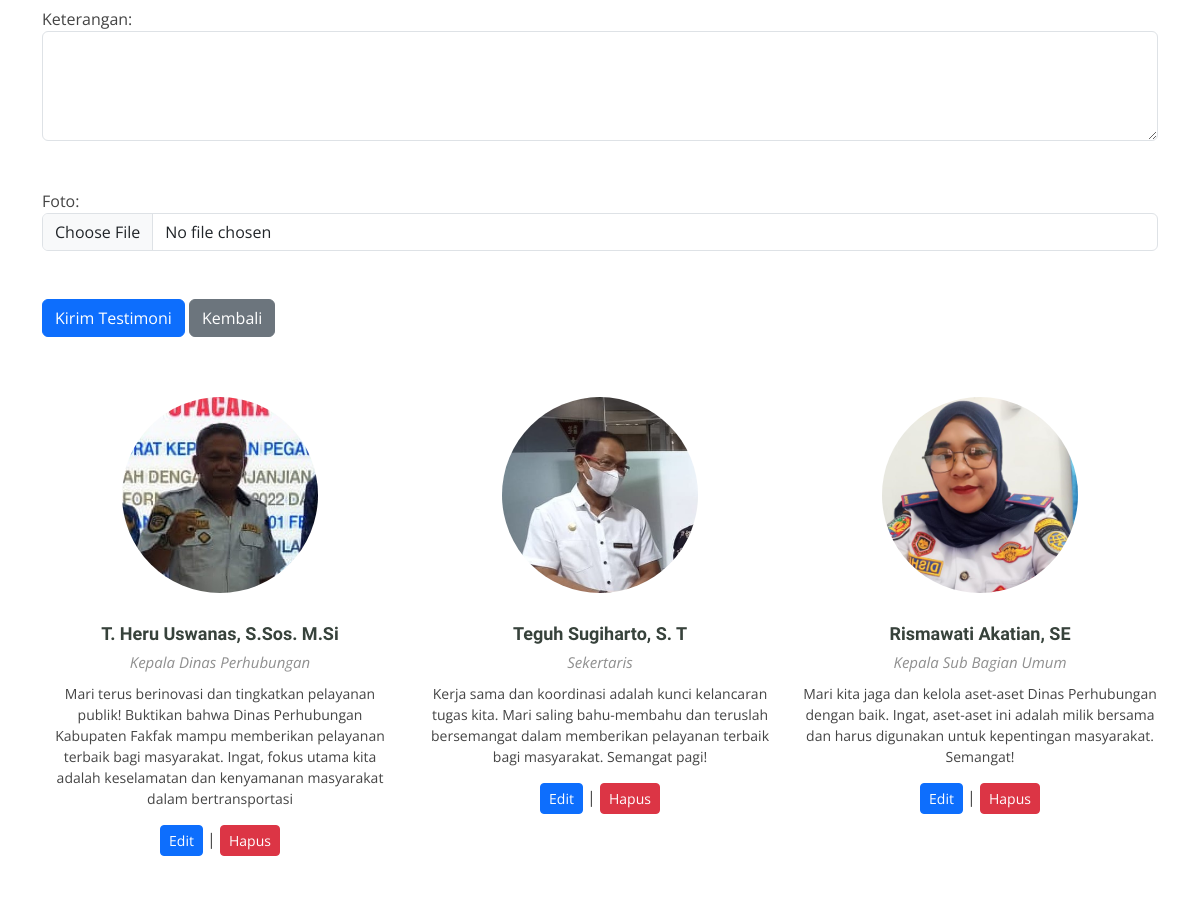
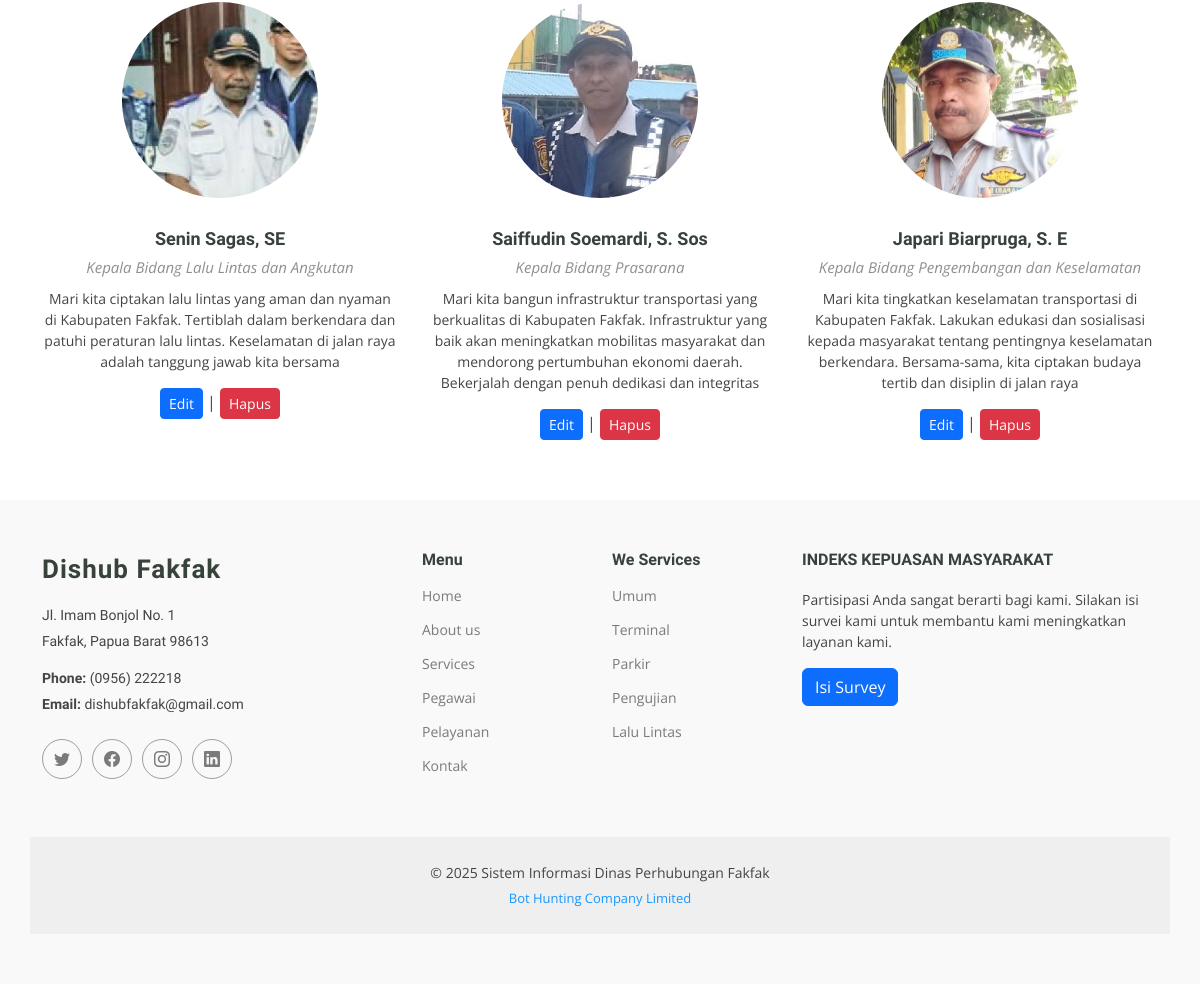
/testi_pegawai.php (lower part), run on an earlier commit of the app's database (2 pictures, top to bottom).
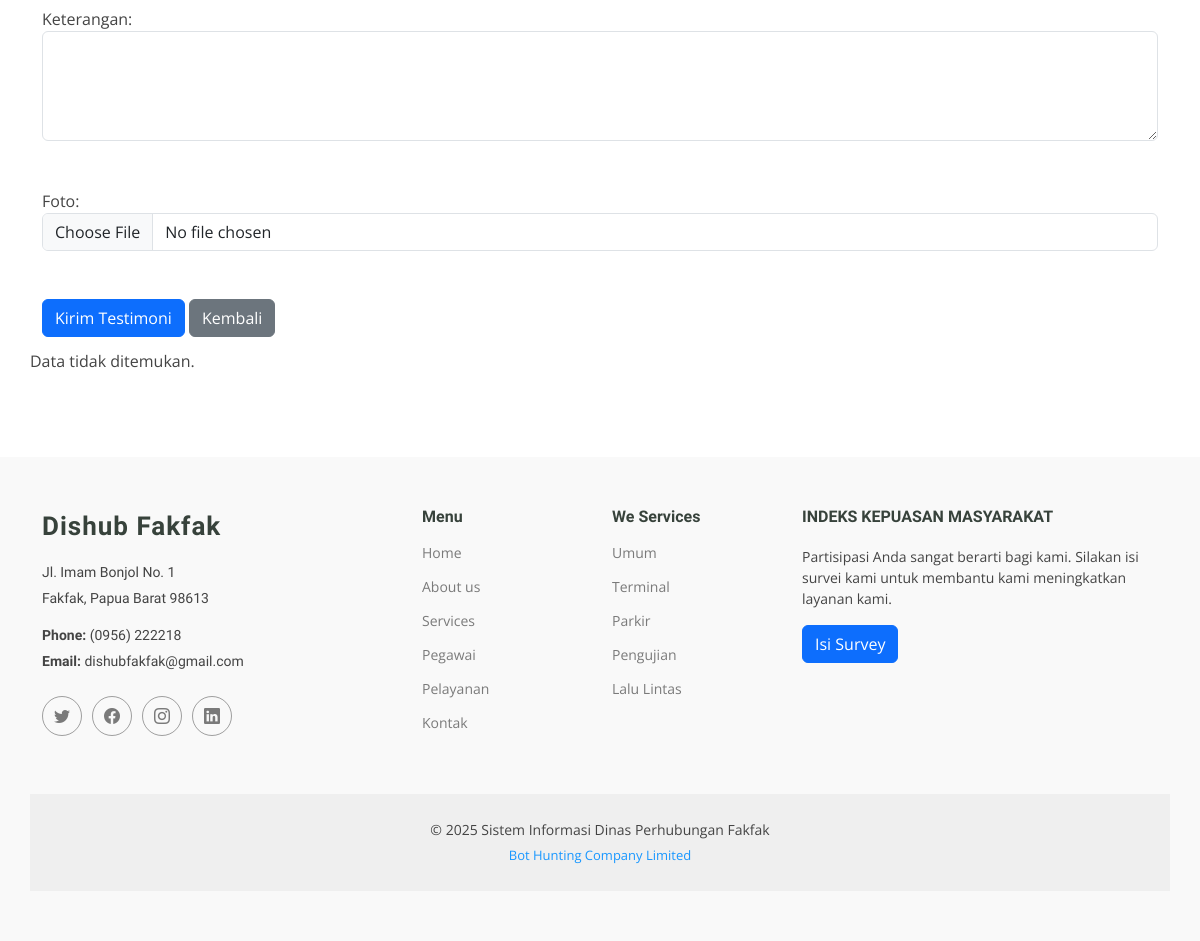
And on a later commit of the database.
### tables this page shows
CREATE TABLE `testimoni_pegawai` (
  `id` int NOT NULL,
  `nama` varchar(255) NOT NULL,
  `jabatan` varchar(255) NOT NULL,
  `keterangan` text NOT NULL,
  `foto` varchar(255) DEFAULT NULL
);

### testi_pegawai.php (the view, shortened to what this page needs)
<?php include("header.php"); ?>
<main class="main">
    <div class="container mt-5">
        <form action="proses_input_testimoni_pegawai.php" method="POST" enctype="multipart/form-data">
            <div class="form-group">
                <label for="jabatan">Jabatan:</label><br>
                <input type="text" class="form-control" id="jabatan" name="jabatan" required><br><br>
            </div>
            <div class="form-group">
                <label for="keterangan">Keterangan:</label><br>
                <textarea id="keterangan" class="form-control" name="keterangan" rows="4" required></textarea><br><br>
            </div>
            <div class="form-group">
                <label for="foto">Foto:</label><br>
                <input type="file" class="form-control" id="foto" name="foto" accept="image/*" required><br><br>
            </div>
            <div class="form-group">
                <button type="submit" class="btn btn-primary">Kirim Testimoni</button>
                <a href="setting.php" class="btn btn-secondary">Kembali</a>
            </div>
        </form>
    </div>
    <section id="trainers" class="section trainers">
        <div class="container">
            <div class="row gy-5">
                <?php
                include_once 'config.php';
                $sql = "SELECT * FROM testimoni_pegawai";
                $result = $koneksi->query($sql);
                if ($result->num_rows > 0) {
                    while ($row = $result->fetch_assoc()) {
                ?>
                        <div class="col-lg-4 col-md-6 member" data-aos="fade-up" data-aos-delay="100">
                            <div class="member-img">
                                <img src="assets/img/team/<?php echo $row['foto']; ?>" class="img-fluid" alt="">
                            </div>
                            <div class="member-info text-center">
                                <h4><?php echo $row['nama']; ?></h4>
                                <span class=""><?php echo $row['jabatan']; ?></span>
                                <p><?php echo $row['keterangan']; ?></p>
                                <div class="mt-3">
                                    <a href="edit_testimoni_pegawai.php?id=<?php echo $row['id']; ?>" class="btn btn-primary btn-sm">Edit</a> |
                                    <a href="hapus_testimoni_pegawai.php?id=<?php echo $row['id']; ?>" class="btn btn-danger btn-sm">Hapus</a>
                                </div>
                            </div>
                        </div>
                <?php
                    }
                } else {
                    echo "Data tidak ditemukan.";
                }
                ?>
            </div>
        </div>
    </section>
</main>
<?php include("footer.php"); ?>

What changed in the data, as far as the page shows it:
removed testimoni_pegawai: foto (picture), nama "T. Heru Uswanas, S.Sos. M.Si", jabatan "Kepala Dinas Perhubungan", keterangan "Mari terus berinovasi dan tingkatkan pelayanan publik! Buktikan bahwa Dinas Perhubungan Kabupaten Fakfak mampu memberikan pelayanan terbaik bagi masyarakat. Ingat, fokus utama kita adalah keselamatan dan kenyamanan masyarakat dalam bertransportasi"
removed testimoni_pegawai: foto (picture), nama "Teguh Sugiharto, S. T", jabatan "Sekertaris", keterangan "Kerja sama dan koordinasi adalah kunci kelancaran tugas kita. Mari saling bahu-membahu dan teruslah bersemangat dalam memberikan pelayanan terbaik bagi masyarakat. Semangat pagi!"
removed testimoni_pegawai: foto (picture), nama "Rismawati Akatian, SE", jabatan "Kepala Sub Bagian Umum", keterangan "Mari kita jaga dan kelola aset-aset Dinas Perhubungan dengan baik. Ingat, aset-aset ini adalah milik bersama dan harus digunakan untuk kepentingan masyarakat. Semangat!"
removed testimoni_pegawai: foto (picture), nama "Senin Sagas, SE", jabatan "Kepala Bidang Lalu Lintas dan Angkutan", keterangan "Mari kita ciptakan lalu lintas yang aman dan nyaman di Kabupaten Fakfak. Tertiblah dalam berkendara dan patuhi peraturan lalu lintas. Keselamatan di jalan raya adalah tanggung jawab kita bersama"
removed testimoni_pegawai: foto (picture), nama "Saiffudin Soemardi, S. Sos", jabatan "Kepala Bidang Prasarana", keterangan "Mari kita bangun infrastruktur transportasi yang berkualitas di Kabupaten Fakfak. Infrastruktur yang baik akan meningkatkan mobilitas masyarakat dan mendorong pertumbuhan ekonomi daerah. Bekerjalah dengan penuh dedikasi dan integritas"
removed testimoni_pegawai: foto (picture), nama "Japari Biarpruga, S. E", jabatan "Kepala Bidang Pengembangan dan Keselamatan", keterangan "Mari kita tingkatkan keselamatan transportasi di Kabupaten Fakfak. Lakukan edukasi dan sosialisasi kepada masyarakat tentang pentingnya keselamatan berkendara. Bersama-sama, kita ciptakan budaya tertib dan disiplin di jalan raya"
Also different on the page:
text now shown: "Data tidak ditemukan."
